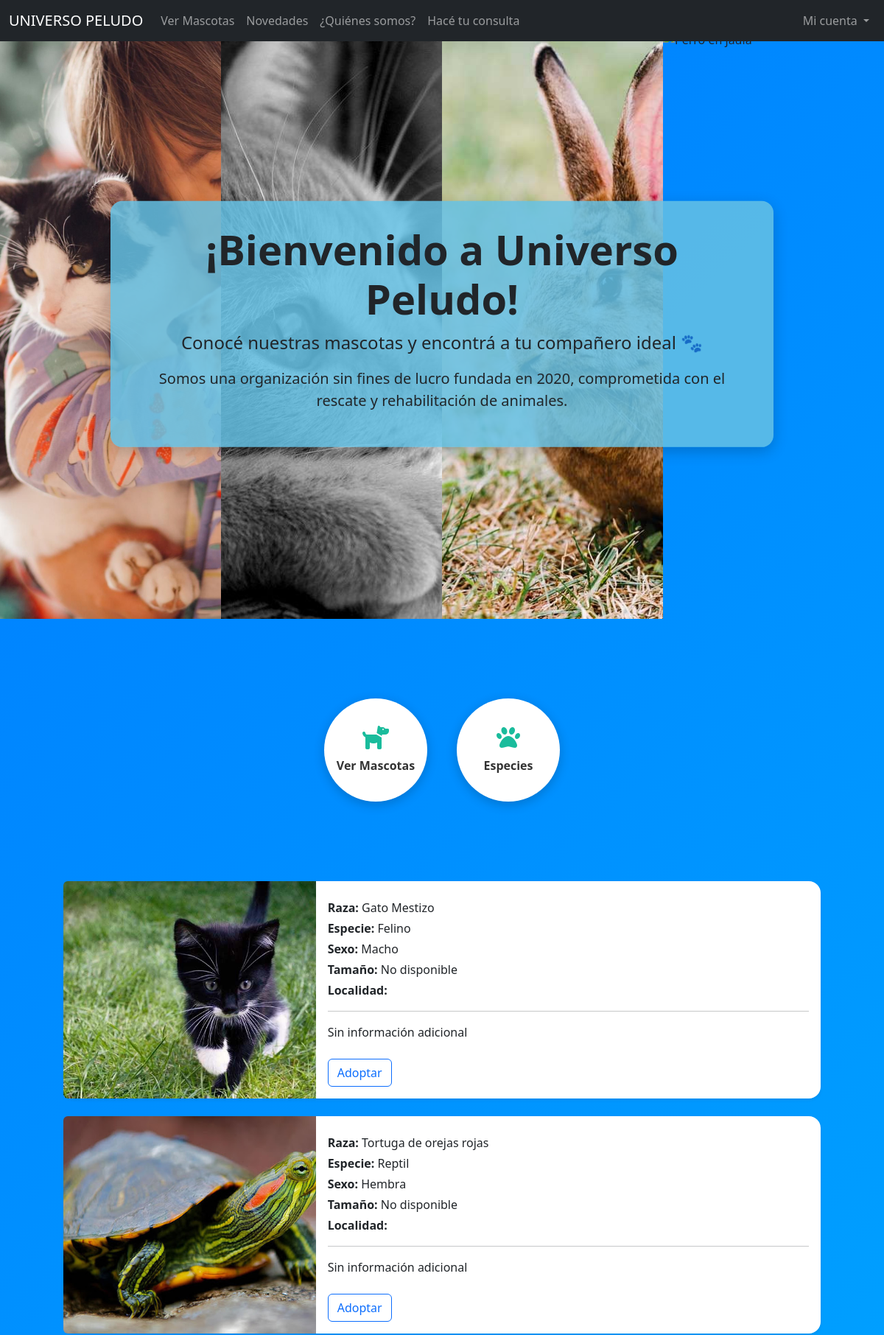
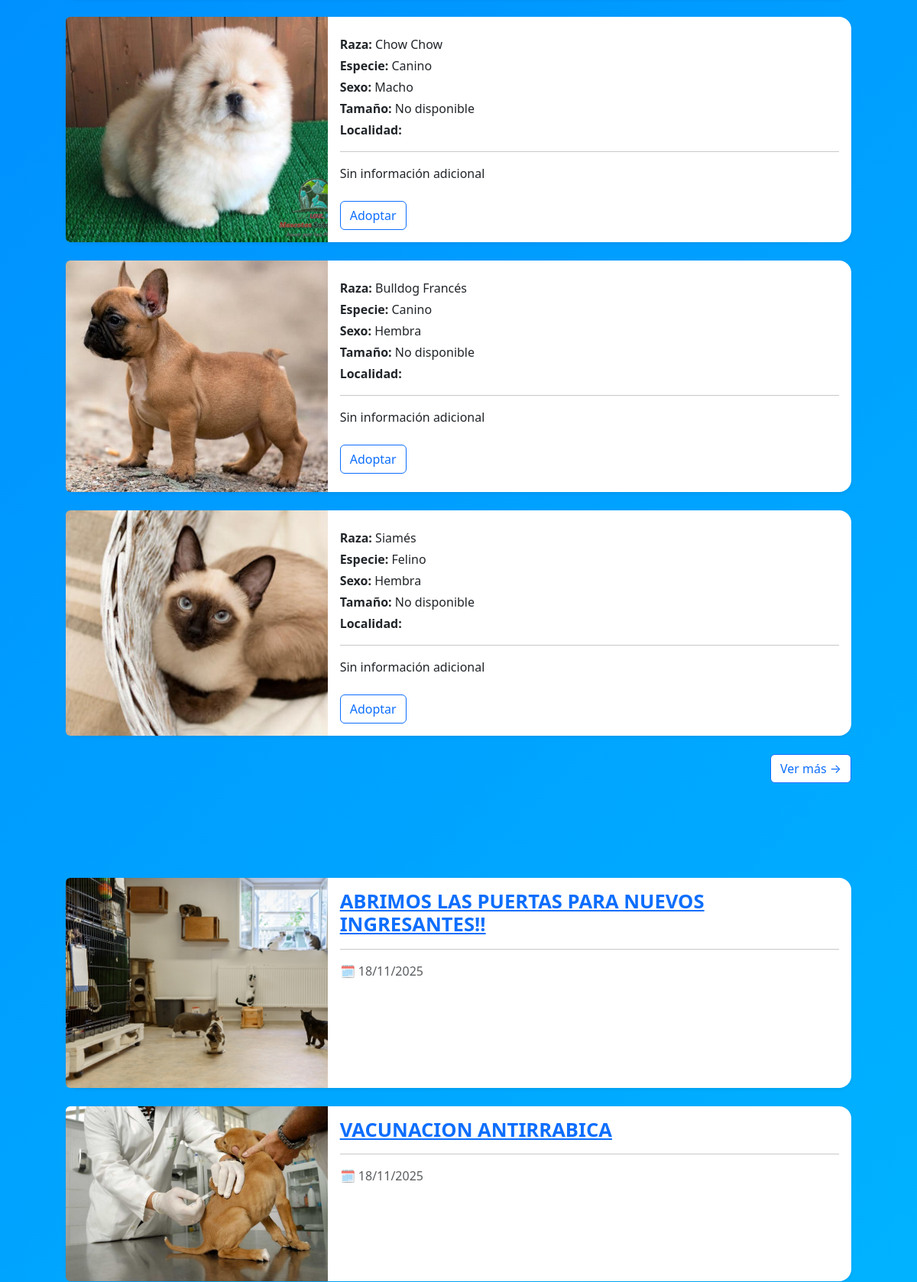
The page / (upper part) on the database its author committed (2 pictures, top to bottom).
### apps/core/models.py (models this page shows, shortened)
class Mascotas(models.Model):
    raza = models.ForeignKey(Raza, on_delete=models.SET_NULL, null=True, blank=True, related_name="mascotas")
    sexo = models.CharField(max_length= 6, choices = SEXO_CHOICES)
    tamanio = models.CharField(max_length=80)
    observaciones = models.CharField(max_length=200)
    fecha_nac = models.DateField()
    created_at = models.DateTimeField(auto_now_add=True)
    updated_at = models.DateTimeField(auto_now=True)
    fotos = models.ImageField(upload_to='mascotas/', blank=True, null=True) #nuevo campo para agregar imagenes
    estado_inicial=models.CharField(max_length=200, blank=True, null=True)#estado inicial para el seguimiento de adopcion

class Raza(models.Model):
    especie = models.ForeignKey(Especie, on_delete=models.SET_NULL, null=True, blank=True, related_name="razas")
    nombre = models.CharField(max_length=80)

class Especie(models.Model):
    nombre = models.CharField(max_length=80)
    descripcion = models.TextField(default="")

class Novedad(models.Model):
    titulo = models.CharField(max_length=200)
    descripcion_corta = models.TextField(max_length=300)
    contenido = models.TextField()
    imagen = models.ImageField(upload_to="novedades/", blank=True, null=True)
    fecha = models.DateTimeField(auto_now_add=True)
    class Meta:
        ordering = ['-fecha']  # más nuevas primero

### apps/core/views.py (the view)
# urls.py: path('', home, name='home'),
def home(request):
    mascotas_recientes = Mascotas.objects.order_by('-created_at')[:5]
    novedades_recientes = Novedad.objects.all()[:3]
    return render(request, "home.html", {
        'mascotas': mascotas_recientes,
        'novedades': novedades_recientes
    })

### apps/core/templates/home.html
{% extends 'base.html' %}
{% block content %}
<div class="main-content fix-top-spacing">
    {% if user.is_authenticated and not user.is_superuser %}
        {% include 'user/menuUsuario.html' %}
    {% elif user.is_authenticated and user.is_superuser or user.is_staff %}
        {% include 'admin/menuAdmin.html' %}
    {% else %}
        {% include 'user/menuUsuario.html' %}
    {% endif %}
</div>
{% endblock %}

### apps/core/templates/user/listaMascotas.html (shortened to what this page needs)
{%load static%}
{% if mascotas %}
{% for m in mascotas %}
<div class="card mb-4 shadow-sm border-0 rounded-4 horizontal-card">
    <div class="row g-0">
        <div class="col-md-4">
            {% if m.fotos %}
                <img src="{{ m.fotos.url }}" class="img-fluid rounded-start" alt="{{ m.nombre }}">
            {% else %}
                <img src="{% static 'imagenes/sin_foto.jpg' %}" class="img-fluid rounded-start" alt="Sin foto">
            {% endif %}
        </div>
        <div class="col-md-8">
            <div class="card-body">
                <p class="mb-1"><strong>Raza:</strong> {{ m.raza.nombre }}</p>
                <p class="mb-1"><strong>Especie:</strong> {{ m.raza.especie.nombre }}</p>
                <p class="mb-1"><strong>Sexo:</strong> {{ m.sexo }}</p>
                <p class="mb-1"><strong>Tamaño:</strong> {{ m.tamano|default:"No disponible" }}</p>
                <p class="mb-1"><strong>Localidad:</strong> {{ m.localidad.descripcion }}</p>
                <hr>
                <p class="card-text">{{ m.descripcion|default:"Sin información adicional" }}</p>
                {% if user.is_authenticated %}
                <a href="{% url 'formulario_adopcion' m.id %}" class="btn btn-success mt-2">
                    Adoptar
                </a>
                {% else %}
                <a href="{% url 'login' %}?next={% url 'formulario_adopcion' m.id %}"
                    class="btn btn-outline-primary mt-2">
                    Adoptar
                </a>
                {% endif %}
            </div>
        </div>
    </div>
</div>
{% endfor %}
{% else %}
    <div class="text-center mt-5">
        <p class="text-muted fs-4">No hay mascotas disponibles por ahora 🐾</p>
    </div>
{% endif %}

### apps/core/templates/user/listaNovedades.html (shortened to what this page needs)
{% load static %}
{% if novedades %}
    {% for novedades in novedades %}
    <div class="card mb-4 shadow-sm border-0 rounded-4 horizontal-card">
        <div class="row g-0">
            <div class="col-md-4">
                {% if novedades.imagen %}
                    <img src="{{ novedades.imagen.url }}"
                         class="img-fluid rounded-start"
                         alt="{{ novedades.titulo }}"
                         style="height: 100%; object-fit: cover;">
                {% else %}
                    <img src="{% static 'imagenes/sin_foto.jpg' %}"
                         class="img-fluid rounded-start"
                         alt="Sin imagen"
                         style="height: 100%; object-fit: cover;">
                {% endif %}
            </div>
            <div class="col-md-8">
                <div class="card-body">
                    <a href="{% url 'detalle_novedad' novedades.id %}">
                        <h5 class="card-title fw-bold" style="font-size: 1.6rem;">
                            {{ novedades.titulo }}
                        </h5>
                    </a>
                    <hr>
                    <p class="text-muted mb-0">
                        🗓 {{ novedades.fecha|date:"d/m/Y" }}
                    </p>
                </div>
            </div>
        </div>
    </div>
    {% endfor %}
{% else %}
    <div class="text-center mt-5">
        <p class="text-muted fs-4">No hay noticias disponibles por ahora 🐾</p>
    </div>
{% endif %}

### static/css/mis_css.css (style rules this page uses)
.main-content { flex: 1; padding: 0px 20px; min-height: 80vh; }
body { background-color: #0082f5; }
.horizontal-card { transition: 0.3s ease-in-out; border-radius: 20px; }
.horizontal-card img { height: 100%; object-fit: cover; border-radius: 20px 0 0 20px; }
body { background: linear-gradient(135deg, #007bff, #00c6ff); }
.card { transition: all 0.3s ease; }

### rows shown on the page
Mascotas: fotos (picture), raza.nombre "Gato Mestizo", raza.especie.nombre "Felino", sexo "Macho", tamano "No disponible", descripcion "Sin información adicional"
Mascotas: fotos (picture), raza.nombre "Tortuga de orejas rojas", raza.especie.nombre "Reptil", sexo "Hembra", tamano "No disponible", descripcion "Sin información adicional"
Mascotas: fotos (picture), raza.nombre "Chow Chow", raza.especie.nombre "Canino", sexo "Macho", tamano "No disponible", descripcion "Sin información adicional"
Mascotas: fotos (picture), raza.nombre "Bulldog Francés", raza.especie.nombre "Canino", sexo "Hembra", tamano "No disponible", descripcion "Sin información adicional"
Mascotas: fotos (picture), raza.nombre "Siamés", raza.especie.nombre "Felino", sexo "Hembra", tamano "No disponible", descripcion "Sin información adicional"
Novedad: imagen (picture), titulo "ABRIMOS LAS PUERTAS PARA NUEVOS INGRESANTES!!", fecha "18/11/2025"
Novedad: imagen (picture), titulo "VACUNACION ANTIRRABICA", fecha "18/11/2025"
